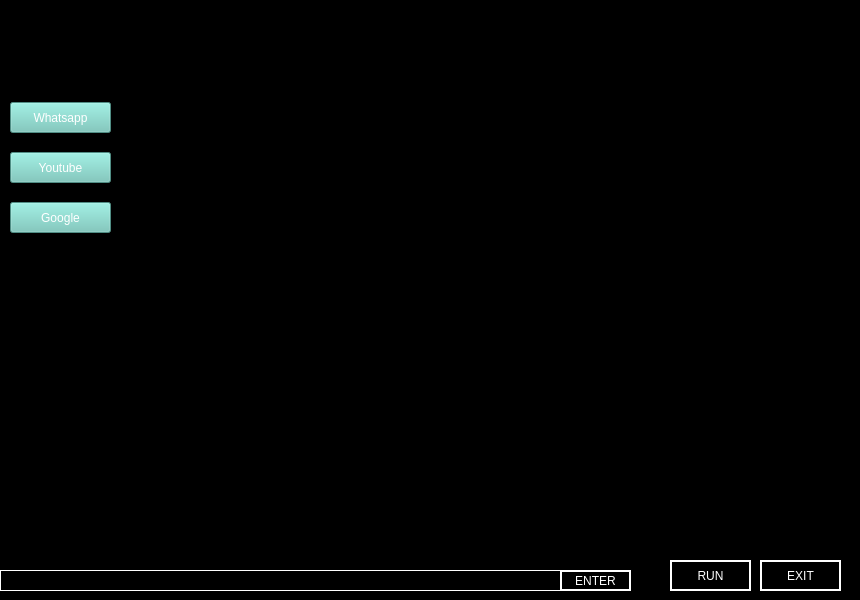
<?xml version="1.0" encoding="UTF-8"?>
<ui version="4.0">
 <class>MainWindow</class>
 <widget class="QMainWindow" name="MainWindow">
  <property name="geometry">
   <rect>
    <x>0</x>
    <y>0</y>
    <width>860</width>
    <height>600</height>
   </rect>
  </property>
  <property name="windowTitle">
   <string>MainWindow</string>
  </property>
  <property name="styleSheet">
   <string notr="true">background-color: rgb(0, 0, 0);</string>
  </property>
  <widget class="QWidget" name="centralwidget">
   <widget class="QLabel" name="FloatingGif">
    <property name="geometry">
     <rect>
      <x>0</x>
      <y>470</y>
      <width>901</width>
      <height>141</height>
     </rect>
    </property>
    <property name="text">
     <string/>
    </property>
    <property name="pixmap">
     <pixmap>../UGEY.gif</pixmap>
    </property>
    <property name="scaledContents">
     <bool>true</bool>
    </property>
   </widget>
   <widget class="QLabel" name="RoboGif">
    <property name="geometry">
     <rect>
      <x>580</x>
      <y>90</y>
      <width>271</width>
      <height>351</height>
     </rect>
    </property>
    <property name="text">
     <string/>
    </property>
    <property name="pixmap">
     <pixmap>../ApiG.gif</pixmap>
    </property>
    <property name="scaledContents">
     <bool>true</bool>
    </property>
   </widget>
   <widget class="QFrame" name="frame">
    <property name="geometry">
     <rect>
      <x>0</x>
      <y>430</y>
      <width>901</width>
      <height>201</height>
     </rect>
    </property>
    <property name="styleSheet">
     <string notr="true">background:transparent;</string>
    </property>
    <property name="frameShape">
     <enum>QFrame::StyledPanel</enum>
    </property>
    <property name="frameShadow">
     <enum>QFrame::Raised</enum>
    </property>
    <widget class="QPlainTextEdit" name="OutputTerminal">
     <property name="geometry">
      <rect>
       <x>0</x>
       <y>20</y>
       <width>631</width>
       <height>121</height>
      </rect>
     </property>
     <property name="cursor" stdset="0">
      <cursorShape>IBeamCursor</cursorShape>
     </property>
     <property name="mouseTracking">
      <bool>true</bool>
     </property>
     <property name="styleSheet">
      <string notr="true">background:transparent;border:none;
color: rgb(255, 255, 255);
</string>
     </property>
    </widget>
    <widget class="QLineEdit" name="InputTerminal">
     <property name="geometry">
      <rect>
       <x>0</x>
       <y>140</y>
       <width>631</width>
       <height>21</height>
      </rect>
     </property>
     <property name="styleSheet">
      <string notr="true">border:1px solid white;
color: rgb(255, 255, 255);</string>
     </property>
    </widget>
    <widget class="QPushButton" name="RunButton">
     <property name="geometry">
      <rect>
       <x>670</x>
       <y>130</y>
       <width>81</width>
       <height>31</height>
      </rect>
     </property>
     <property name="styleSheet">
      <string notr="true">color: rgb(255, 255, 255);border:2px solid white;
font: 25 14pt &quot;Calibri Light&quot;;</string>
     </property>
     <property name="text">
      <string>RUN</string>
     </property>
    </widget>
    <widget class="QPushButton" name="ExitButton">
     <property name="geometry">
      <rect>
       <x>760</x>
       <y>130</y>
       <width>81</width>
       <height>31</height>
      </rect>
     </property>
     <property name="styleSheet">
      <string notr="true">color: rgb(255, 255, 255);border:2px solid white;
font: 25 14pt &quot;Calibri Light&quot;;</string>
     </property>
     <property name="text">
      <string>EXIT</string>
     </property>
    </widget>
    <widget class="QPushButton" name="EnterButton">
     <property name="geometry">
      <rect>
       <x>560</x>
       <y>140</y>
       <width>71</width>
       <height>21</height>
      </rect>
     </property>
     <property name="styleSheet">
      <string notr="true">color: rgb(255, 255, 255);border:2px solid white;
font: 25 14pt &quot;Calibri Light&quot;;</string>
     </property>
     <property name="text">
      <string>ENTER</string>
     </property>
    </widget>
   </widget>
   <widget class="QFrame" name="frame_2">
    <property name="geometry">
     <rect>
      <x>-1</x>
      <y>0</y>
      <width>861</width>
      <height>81</height>
     </rect>
    </property>
    <property name="frameShape">
     <enum>QFrame::StyledPanel</enum>
    </property>
    <property name="frameShadow">
     <enum>QFrame::Raised</enum>
    </property>
    <widget class="QLabel" name="IntGif">
     <property name="geometry">
      <rect>
       <x>0</x>
       <y>10</y>
       <width>421</width>
       <height>71</height>
      </rect>
     </property>
     <property name="text">
      <string/>
     </property>
     <property name="pixmap">
      <pixmap>../T8bahf.gif</pixmap>
     </property>
    </widget>
    <widget class="QTextBrowser" name="textBrowser">
     <property name="geometry">
      <rect>
       <x>610</x>
       <y>10</y>
       <width>111</width>
       <height>41</height>
      </rect>
     </property>
     <property name="styleSheet">
      <string notr="true">
color: rgb(131, 255, 245);
font: 25 12pt &quot;Calibri Light&quot;;</string>
     </property>
    </widget>
   </widget>
   <widget class="QTextBrowser" name="textBrowser_2">
    <property name="geometry">
     <rect>
      <x>730</x>
      <y>10</y>
      <width>111</width>
      <height>41</height>
     </rect>
    </property>
    <property name="styleSheet">
     <string notr="true">
color: rgb(131, 255, 245);
font: 25 12pt &quot;Calibri Light&quot;;</string>
    </property>
   </widget>
   <widget class="QPushButton" name="WhatsappButton">
    <property name="geometry">
     <rect>
      <x>10</x>
      <y>102</y>
      <width>101</width>
      <height>31</height>
     </rect>
    </property>
    <property name="styleSheet">
     <string notr="true">color: rgb(255, 255, 255);
background-color: rgb(112, 199, 186);
font: 25 12pt &quot;Calibri Light&quot;;
</string>
    </property>
    <property name="text">
     <string>Whatsapp</string>
    </property>
   </widget>
   <widget class="QPushButton" name="YoutudeButton">
    <property name="geometry">
     <rect>
      <x>10</x>
      <y>152</y>
      <width>101</width>
      <height>31</height>
     </rect>
    </property>
    <property name="styleSheet">
     <string notr="true">color: rgb(255, 255, 255);
background-color: rgb(112, 199, 186);
font: 25 12pt &quot;Calibri Light&quot;;
</string>
    </property>
    <property name="text">
     <string>Youtube</string>
    </property>
   </widget>
   <widget class="QPushButton" name="GoogleButton">
    <property name="geometry">
     <rect>
      <x>10</x>
      <y>202</y>
      <width>101</width>
      <height>31</height>
     </rect>
    </property>
    <property name="styleSheet">
     <string notr="true">color: rgb(255, 255, 255);
background-color: rgb(112, 199, 186);
font: 25 12pt &quot;Calibri Light&quot;;
</string>
    </property>
    <property name="text">
     <string>Google</string>
    </property>
   </widget>
   <widget class="QFrame" name="frame_3">
    <property name="geometry">
     <rect>
      <x>250</x>
      <y>140</y>
      <width>321</width>
      <height>251</height>
     </rect>
    </property>
    <property name="styleSheet">
     <string notr="true"/>
    </property>
    <property name="frameShape">
     <enum>QFrame::StyledPanel</enum>
    </property>
    <property name="frameShadow">
     <enum>QFrame::Raised</enum>
    </property>
    <widget class="QLabel" name="SpeakingGif_2">
     <property name="geometry">
      <rect>
       <x>10</x>
       <y>10</y>
       <width>261</width>
       <height>221</height>
      </rect>
     </property>
     <property name="text">
      <string/>
     </property>
     <property name="pixmap">
      <pixmap>../listining.gif</pixmap>
     </property>
     <property name="scaledContents">
      <bool>true</bool>
     </property>
    </widget>
    <widget class="QLabel" name="SpeakingGif">
     <property name="geometry">
      <rect>
       <x>0</x>
       <y>0</y>
       <width>291</width>
       <height>241</height>
      </rect>
     </property>
     <property name="text">
      <string/>
     </property>
     <property name="pixmap">
      <pixmap>../Speaking.gif</pixmap>
     </property>
     <property name="scaledContents">
      <bool>true</bool>
     </property>
    </widget>
    <widget class="QLabel" name="SleepGif">
     <property name="geometry">
      <rect>
       <x>0</x>
       <y>0</y>
       <width>291</width>
       <height>241</height>
      </rect>
     </property>
     <property name="text">
      <string/>
     </property>
     <property name="pixmap">
      <pixmap>../Loading.gif</pixmap>
     </property>
     <property name="scaledContents">
      <bool>true</bool>
     </property>
    </widget>
    <widget class="QLabel" name="SleepingGif">
     <property name="geometry">
      <rect>
       <x>0</x>
       <y>0</y>
       <width>291</width>
       <height>241</height>
      </rect>
     </property>
     <property name="text">
      <string/>
     </property>
     <property name="pixmap">
      <pixmap>../sleep mode.gif</pixmap>
     </property>
     <property name="scaledContents">
      <bool>true</bool>
     </property>
    </widget>
   </widget>
   <widget class="QLabel" name="label">
    <property name="geometry">
     <rect>
      <x>6</x>
      <y>252</y>
      <width>201</width>
      <height>181</height>
     </rect>
    </property>
    <property name="text">
     <string/>
    </property>
    <property name="pixmap">
     <pixmap>../bot.gif</pixmap>
    </property>
    <property name="scaledContents">
     <bool>true</bool>
    </property>
   </widget>
  </widget>
 </widget>
 <resources/>
 <connections/>
</ui>
